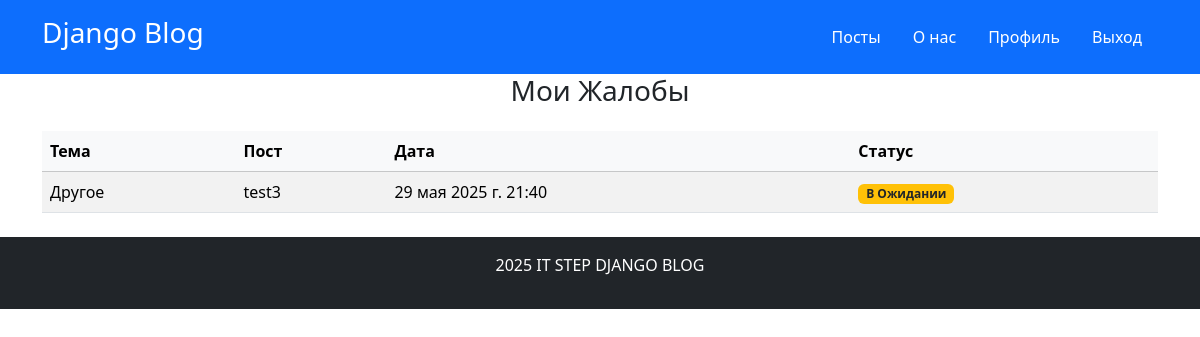
The app's page /reports/ (signed in), older data.
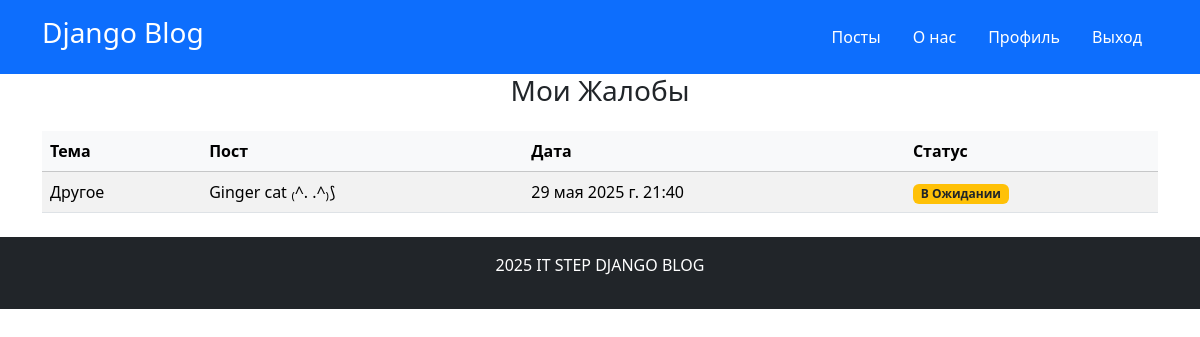
The same page, newer data.
### app/models.py (models this page shows, shortened)
class Report(models.Model):
    THEMES = (
        ("NI", "Неинтересно"),
        ("CE", "Цензура"),
        ("SP", "Спам"),
        ("OT", "Другое"),
    )
    theme = models.CharField(max_length=3, choices=THEMES) #max_length=3 три только потому что в будущем можем и другое написать а не только двузначное.
    post = models.ForeignKey(Post, on_delete=models.CASCADE, verbose_name="Пост")
    user = models.ForeignKey(User, on_delete=models.CASCADE, verbose_name="Пользователь")
    description = models.CharField(max_length=1024, verbose_name='Содержимое')
    created_at = models.DateTimeField(auto_now_add=True, verbose_name="Дата Создания Жалобы")
    is_solve = models.BooleanField(default=False, verbose_name="Решена")
    class Meta:
        verbose_name_plural = "Жалобы"

class Post(models.Model):
    title = models.CharField(max_length=256, verbose_name="Название Поста")
    content = models.CharField(max_length=3000, verbose_name="Контент Поста")
    created_at = models.DateTimeField(auto_now_add=True, verbose_name="Дата Создания")
    author = models.ForeignKey(User, on_delete=models.CASCADE, verbose_name="Автор")
    class Meta:
        verbose_name_plural = "Посты"

### app/views.py (the view)
# urls.py: path("reports/", ReportListViews.as_view(), name="report-list")
class ReportListViews(LoginRequiredMixin, ListView):
    model = Report
    template_name = "app/report_list.html"
    context_object_name = "reports"
    def get_queryset(self): #Фильтруем данные
        return Report.objects.filter(user=self.request.user)

### app/templates/app/report_list.html
{% extends 'base.html' %}
{% block main %}
    <div class="container">
        <h3 class="mb-4 text-center">
            Мои Жалобы
        </h3>
    {% if reports %}
        <table class="table table-striped">
            <thead class="table-light">
                <tr>
                    <th>Тема</th>
                    <th>Пост</th>
                    <th>Дата</th>
                    <th>Статус</th>
                </tr>
            </thead>
            <tbody>
                {% for report in reports %}
                    <tr>
                        <td>{{ report.get_theme_display }}</td>
                        <td>{{ report.post.title }}</td>
                        <td>{{ report.created_at }}</td>
                        <td>
                        {% if report.is_solve %}
                        <span class="badge bg-success">Решена</span>
                        {% else %}
                        <span class="badge bg-warning text-dark">В Ожидании</span>
                        {% endif %}
                        </td>
                    </tr>
                {% endfor %}
            </tbody>
        </table>
    {% else %}
        <p class="text-center">Вы еще не отправляли жалобу</p>
    {% endif %}
    </div>
{% endblock main %}

Row changes from the older to the newer data that the page shows:
changed through a linked row, Report "Другое": post "test3" → "Ginger cat ₍^. .^₎⟆"
